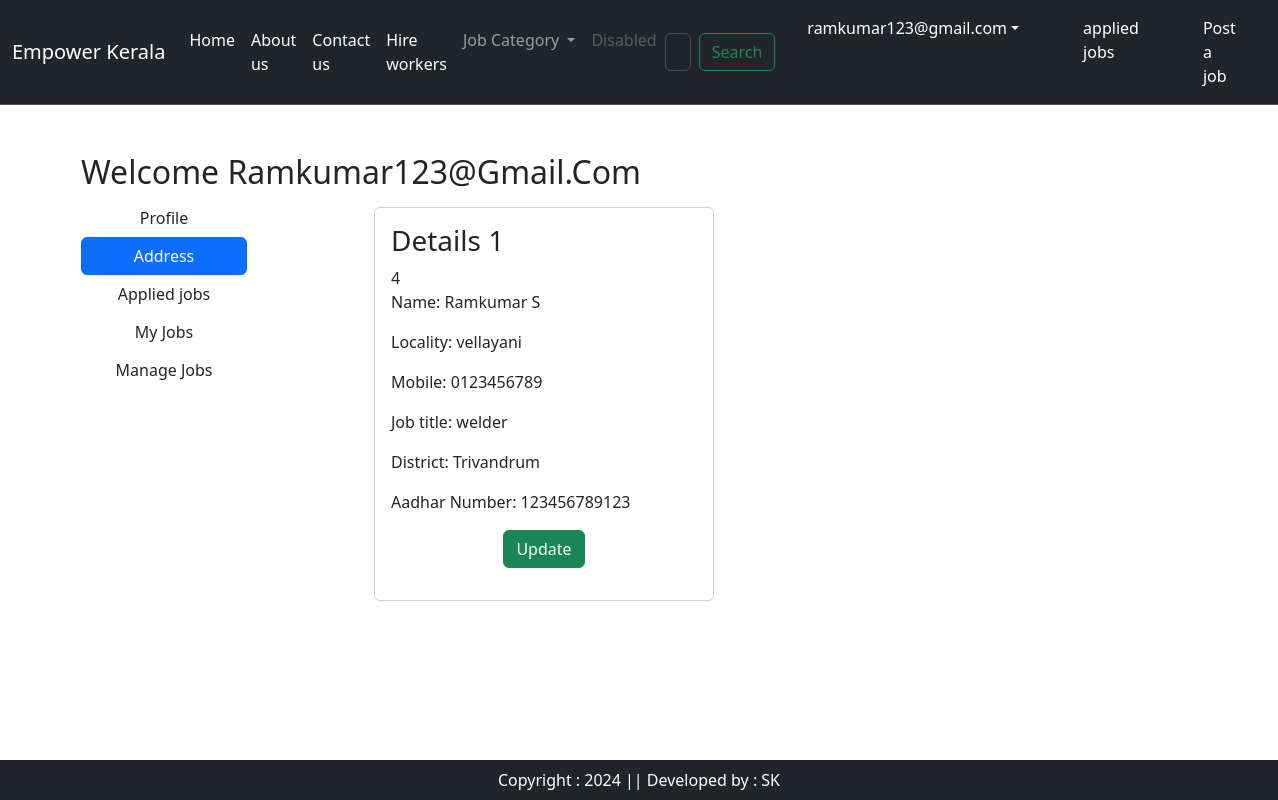
Screenshot of /details (signed in) with the database file from the repository.
### users/models.py (models this page shows)
class User(AbstractUser):
    email = models.EmailField(unique=True)

### home/models.py (models this page shows, shortened)
class Employe(models.Model):
    user = models.OneToOneField(User, on_delete = models.CASCADE)
    first_name = models.CharField(max_length=100,null=True, blank=True)
    last_name = models.CharField(max_length=100,null=True, blank=True)
    location = models.CharField(max_length=100,null=True, blank=True)
    job_title = models.CharField(max_length=100,null=True, blank=True)
    mobile = models.CharField(max_length=100,null=True, blank=True)
    aadhar = models.CharField(max_length=100,null=True, blank=True)
    district = models.CharField(choices=DISTRICT_CHOICES, max_length=50)

### home/views.py (the view)
# urls.py: path('details', views.details,name='address'),
def details(request):
    addr = Employe.objects.filter(user=request.user)
    return render(request, 'address.html',locals())

### home/templates/address.html (shortened to what this page needs)
{% extends "base.html" %}
{% load static %}
{% block main-content %}
<div class="container my-5">
    <div class="row">
        <h2>Welcome <span class="text-capitalize">{{request.user}}</span></h2>
    <div class="col-sm-2 boder-end">
        <ul class="list-unstyled">
            <li class="d-grid"><a href="{% url "profile" %}" class="btn">Profile</a><li>
            <li class="d-grid"><a href="{% url "address" %}" class="btn btn-primary">Address</a></li>
            <li class="d-grid"><a href="{% url "showapjobs" %}" class="btn">Applied jobs</a></li>
            <li class="d-grid"><a href="{% url "myjobs" %}" class="btn">My Jobs</a></li>
            <li class="d-grid"><a href="{% url "manage-jobs" %}" class="btn">Manage Jobs</a></li>
        </ul>
    </div>
    <div class="col-sm-8 offset-sm-1">
        <div class="row">
            {% for ad in addr %}
            <div class="col-sm-6">
                <div class="card m-2">
                    <div class="card-body">
                        <h3>Details {{forloop.counter}}</h3>{{ad.id}}
                        <p>Name: {{ad.first_name }} {{ad.last_name}}</p>
                        <p>Locality: {{ad.location}}</p>
                        <p>Mobile: {{ad.mobile}}</p>
                        <p>Job title: {{ad.job_title}}</p>
                        <p>District: {{ad.district}}</p>
                        <p>Aadhar Number: {{ad.aadhar}}</p>
                        <p class="text-center"><a href="{% url 'updateAddress' pk=ad.id %}" type="button" class="btn btn-success">Update</a></p>
                    </div>
                </div>
            </div>
            {% endfor %}
        </div>
    </div>
</div>
</div>
{% endblock main-content %}

### home/templates/base.html (shortened to what this page needs)
<!DOCTYPE html>
{% load static%}
<html>
    <head>
        <link href="https://cdn.jsdelivr.net/npm/bootstrap@5.3.3/dist/css/bootstrap.min.css" rel="stylesheet">
        <link rel="stylesheet" href="{% static 'css/owl.carousel.min.css'%}">
        <link rel="stylesheet" href="{% static 'css/all.min.css'%}">
        <link rel="stylesheet" href="{% static 'css/style.css'%}">
    </head>
    <body>
        <nav class="navbar navbar-expand-lg navbar bg-dark border-bottom border-body" data-bs-theme="dark">
            <div class="container-fluid">
              <a class="navbar-brand" href="#">Empower Kerala</a>
              <div class="collapse navbar-collapse" id="navbarSupportedContent">
                <ul class="navbar-nav me-auto mb-2 mb-lg-0">
                  <li class="nav-item">
                    <a class="nav-link active" aria-current="page" href="{% url "home" %}">Home</a>
                  </li>
                  <li class="nav-item">
                    <a class="nav-link text-white" href="#">About us</a>
                  </li>
                  <li class="nav-item">
                    <a class="nav-link text-white" href="#">Contact us</a>
                  </li>
                  <li class="nav-item">
                    <a class="nav-link text-white" href="{% url "hire" %}">Hire workers</a>
                  </li>
                  <li class="nav-item dropdown">
                    <a class="nav-link dropdown-toggle" href="#" role="button" data-bs-toggle="dropdown" aria-expanded="false">
                      Job Category
                    </a>
                  </li>
                  <li class="nav-item">
                    <a class="nav-link disabled" aria-disabled="true">Disabled</a>
                  </li>
                </ul>
                <form class="d-flex" role="search">
                  <input class="form-control me-2" type="search" placeholder="Search" aria-label="Search">
                  <button class="btn btn-outline-success" type="submit">Search</button>
                </form>
              </div>
              {% if user.is_authenticated %}
              <ul class="navbar-nav me-auto mb-2 mb-lg-0">
                <li class="nav-item dropdown mx-4">
                    <a class="nav-link dropdown-toggle text-white" href="#" id="profileDropdown" role="button" data-bs-toggle="dropdown" aria-expanded="false">
                      {{request.user}}</a>
                </li>
                <li class="nav-item mx-4">
                  <a class="nav-link text-white" href="{% url "showapjobs" %}">applied jobs</a>
              </li>
              <li class="nav-item mx-4">
                <a class="nav-link text-white" href="create-job">Post a job</a>
              </li>
                {% else %}
                <li class="nav-item mx-4">
                    <a class="nav-link text-white" href="{% url "login" %}">Login</a>
                </li>
              </ul>
              {% endif %}
            </div>
          </nav>
          {% block main-content %}{% endblock main-content %}
          <footer class="container-fluid bg-dark text-white text-center p-2 mt-5 fixed-bottom">
            Copyright : 2024 || Developed by : SK
          </footer>
    </body>
</html>

### rows the page displays
User: user "ramkumar123@gmail.com", user "Ramkumar123@gmail.com"
Employe: id "4", first_name "Ramkumar", last_name "S", location "vellayani", mobile "0123456789", job_title "welder", district "Trivandrum", aadhar "123456789123"
